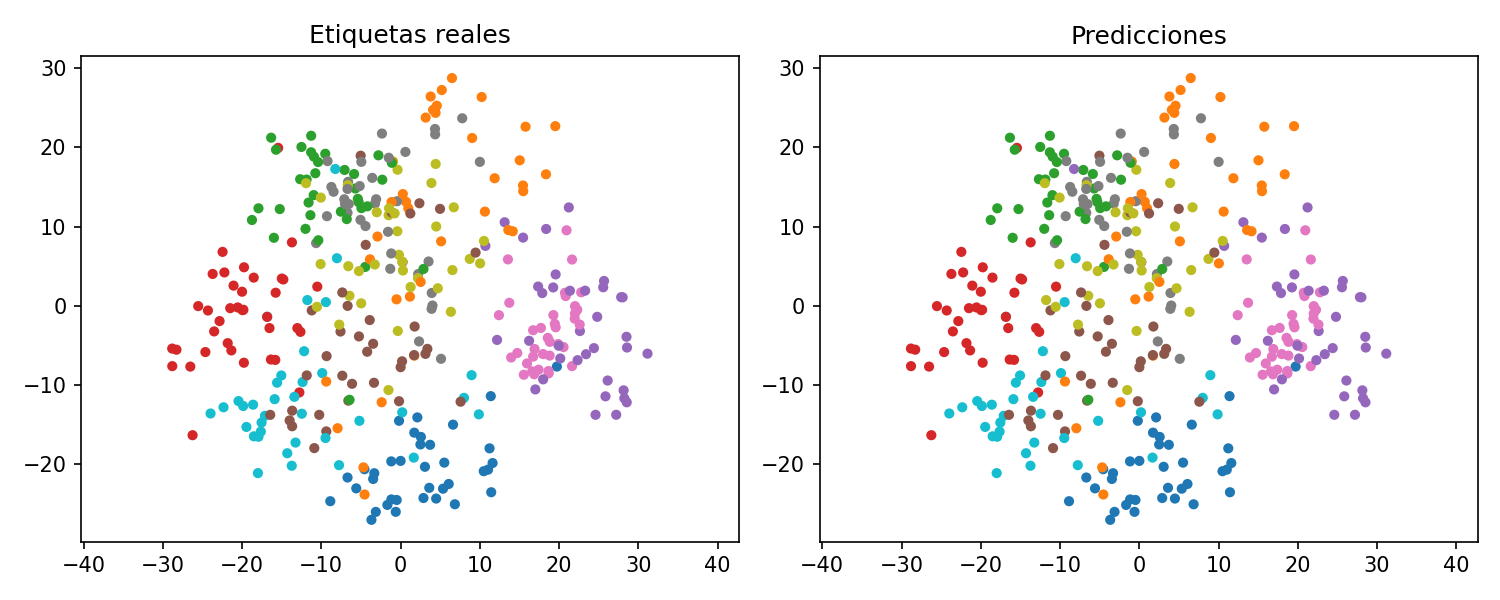

Reproduce this figure in Python.
#!/usr/bin/env python
"""
knn_digits_par.py  –  Versión paralela de K-NN usando mpi4py.

Ejecución típica (dataset digits):
    mpiexec --oversubscribe -n 3 python knn_digits_par.py

Ejecución con datos sintéticos (50 000 muestras):
    mpiexec -n 8 python knn_digits_par.py 50000

CLI
---
    argv[1]  (opcional)  n_train  → genera make_classification si se indica
    argv[2]  (opcional)  k        → vecinos (default = 3)

Salida en consola
-----------------
    • nº de procesos, tamaños de train/test, k
    • tiempos: total, distribución, cómputo, recolección
    • accuracy, matriz de confusión, clasificación
    • primeros 10 ejemplos y_pred vs y_true
"""

from mpi4py import MPI
import numpy as np
from sklearn.model_selection import train_test_split
from collections import Counter
from sklearn.metrics import confusion_matrix, classification_report
import sys

# ──────────────────────────────────── MPI setup ─────────────────────────────────
comm = MPI.COMM_WORLD
rank = comm.Get_rank()
size = comm.Get_size()

# ─────────────────────────────── Argumentos CLI ────────────────────────────────
train_size_cli = int(sys.argv[1]) if len(sys.argv) > 1 else None
k = int(sys.argv[2]) if len(sys.argv) > 2 else 3

# ───────────────────────────── Carga / generación datos ────────────────────────
if rank == 0:
    if train_size_cli is None:
        from sklearn.datasets import load_digits
        X, y = load_digits(return_X_y=True)
    else:
        from sklearn.datasets import make_classification
        X, y = make_classification(
            n_samples=train_size_cli,
            n_features=64,
            n_informative=40,
            n_redundant=0,
            n_classes=10,
            random_state=42,
        )

    X_train, X_test, y_train, y_test = train_test_split(
        X, y, test_size=0.2, random_state=42, stratify=y
    )
    n_features = X_train.shape[1]
else:
    X_train = X_test = y_train = y_test = None
    n_features = 64  # reserva

# ─────────────────────── Broadcast de test y metadatos ─────────────────────────
X_test = comm.bcast(X_test, root=0)
y_test = comm.bcast(y_test, root=0)
n_test = X_test.shape[0]

# tamaño total entrenamiento y padding si no es múltiplo de p
if rank == 0:
    n_train_total = X_train.shape[0]
else:
    n_train_total = None
n_train_total = comm.bcast(n_train_total, root=0)

remainder = n_train_total % size if rank == 0 else None
remainder = comm.bcast(remainder, root=0)

if remainder != 0 and rank == 0:
    pad = size - remainder
    X_pad = np.zeros((pad, n_features), dtype=X_train.dtype)
    y_pad = np.zeros(pad, dtype=np.int32)
    X_train = np.vstack([X_train, X_pad])
    y_train = np.hstack([y_train.astype(np.int32), y_pad])
    n_train_total += pad

# volver a emitir n_train_total tras el padding
n_train_total = comm.bcast(n_train_total, root=0)
n_train_local = n_train_total // size

# ─────────────────────────── Distribución (Scatter) ────────────────────────────
T0 = MPI.Wtime()

# X_train: enviamos/recibimos como vector 1-D contiguo
if rank == 0:
    sendbuf_X = np.ascontiguousarray(X_train.ravel())
else:
    sendbuf_X = None
recvbuf_X = np.empty(n_train_local * n_features, dtype=np.float64)
comm.Scatter(sendbuf_X, recvbuf_X, root=0)
local_X = recvbuf_X.reshape(n_train_local, n_features)

# y_train: int32 contiguo
if rank == 0:
    sendbuf_y = np.ascontiguousarray(y_train.astype(np.int32))
else:
    sendbuf_y = None
local_y = np.empty(n_train_local, dtype=np.int32)
comm.Scatter(sendbuf_y, local_y, root=0)

T_dist = MPI.Wtime()

# ────────────────────────────── Cómputo local ──────────────────────────────────
def euclidean_distance(batch, point):
    return np.sqrt(np.sum((batch - point) ** 2, axis=1))

local_preds = []
for point in X_test:
    dists = euclidean_distance(local_X, point)
    k_idx = dists.argsort()[:k]
    local_preds.append((dists[k_idx], local_y[k_idx]))

T_comp = MPI.Wtime()

# ───────────────────────────── Recolección global ──────────────────────────────
all_preds = comm.gather(local_preds, root=0)
T_gather = MPI.Wtime()

# ─────────────────────────── Resultados (solo rank 0) ──────────────────────────
if rank == 0:
    final_preds = []
    for i in range(n_test):
        neighbours = []
        for proc in all_preds:
            neighbours.extend(zip(proc[i][0], proc[i][1]))
        neighbours.sort(key=lambda x: x[0])
        top_k = [lab for _, lab in neighbours[:k]]
        final_preds.append(Counter(top_k).most_common(1)[0][0])

    final_preds = np.array(final_preds, dtype=np.int32)
    accuracy = np.mean(final_preds == y_test)

    print(f"[Ranks: {size}] n_train={n_train_total} n_test={n_test} k={k}")
    print(f"Total      : {T_gather - T0:8.4f} s")
    print(f"  Distrib  : {T_dist   - T0:8.4f} s")
    print(f"  Cómputo  : {T_comp   - T_dist:8.4f} s")
    print(f"  Recolec  : {T_gather - T_comp:8.4f} s")
    print(f"Accuracy   : {accuracy:8.4f}\n")

    # métricas adicionales en texto
    print("Confusion matrix")
    print(confusion_matrix(y_test, final_preds))
    print("\nClassification report")
    print(classification_report(y_test, final_preds, digits=4))

    print("\nEjemplos (y_true → y_pred):")
    for yt, yp in zip(y_test[:10], final_preds[:10]):
        print(f"    {yt} → {yp}")

    # Guardar figura opcional sin servidor X
    try:
        import matplotlib
        matplotlib.use("Agg")
        import matplotlib.pyplot as plt
        from sklearn.decomposition import PCA

        pca = PCA(n_components=2)
        X_2D = pca.fit_transform(X_test)

        plt.figure(figsize=(10, 4))
        for idx, (title, labels) in enumerate(
            [("Etiquetas reales", y_test), ("Predicciones", final_preds)]
        ):
            plt.subplot(1, 2, idx + 1)
            plt.scatter(X_2D[:, 0], X_2D[:, 1], c=labels, s=15, cmap="tab10")
            plt.title(title)
            plt.axis("equal")
        plt.tight_layout()
        plt.savefig("knn_digits_par.png", dpi=150)
        print("\n(Figura guardada como knn_digits_par.png)")
    except Exception as exc:
        print(f"\n(Figura omitida: {exc})")
